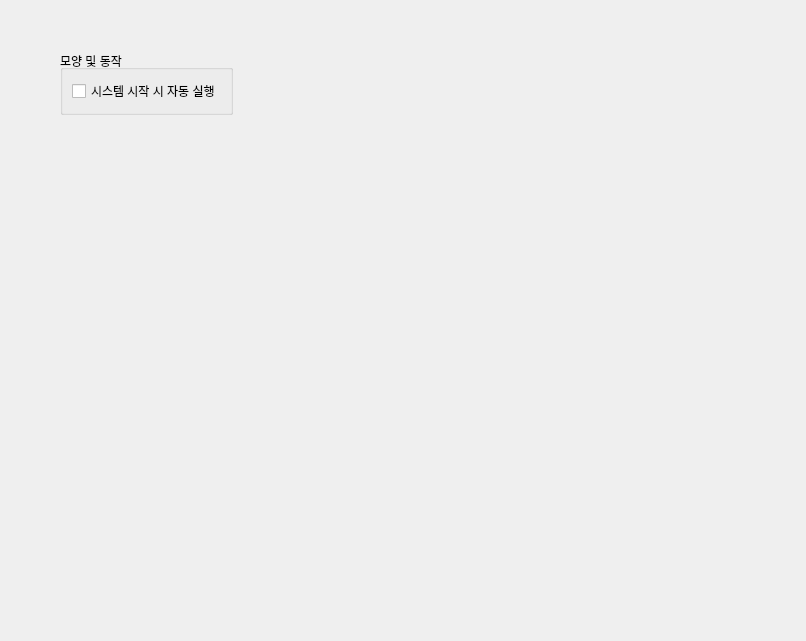
<?xml version="1.0" encoding="UTF-8"?>
<ui version="4.0">
 <class>GeneralOptionWidget</class>
 <widget class="QWidget" name="GeneralOptionWidget">
  <property name="geometry">
   <rect>
    <x>0</x>
    <y>0</y>
    <width>806</width>
    <height>641</height>
   </rect>
  </property>
  <property name="windowTitle">
   <string>GeneralOptionWidget</string>
  </property>
  <widget class="QWidget" name="gridLayoutWidget">
   <property name="geometry">
    <rect>
     <x>40</x>
     <y>30</y>
     <width>591</width>
     <height>481</height>
    </rect>
   </property>
   <layout class="QGridLayout" name="mainLayout" rowstretch="0,0">
    <property name="leftMargin">
     <number>20</number>
    </property>
    <property name="topMargin">
     <number>20</number>
    </property>
    <property name="bottomMargin">
     <number>20</number>
    </property>
    <property name="spacing">
     <number>0</number>
    </property>
    <item row="1" column="0">
     <spacer name="verticalSpacer">
      <property name="orientation">
       <enum>Qt::Orientation::Vertical</enum>
      </property>
      <property name="sizeHint" stdset="0">
       <size>
        <width>20</width>
        <height>40</height>
       </size>
      </property>
     </spacer>
    </item>
    <item row="0" column="0">
     <layout class="QGridLayout" name="gridLayout_2">
      <item row="0" column="0">
       <widget class="QGroupBox" name="engineGroup">
        <property name="sizePolicy">
         <sizepolicy hsizetype="Fixed" vsizetype="Fixed">
          <horstretch>0</horstretch>
          <verstretch>0</verstretch>
         </sizepolicy>
        </property>
        <property name="title">
         <string>모양 및 동작</string>
        </property>
        <property name="alignment">
         <set>Qt::AlignmentFlag::AlignLeading|Qt::AlignmentFlag::AlignLeft|Qt::AlignmentFlag::AlignVCenter</set>
        </property>
        <property name="flat">
         <bool>true</bool>
        </property>
        <layout class="QVBoxLayout" name="verticalLayout">
         <item>
          <layout class="QGridLayout" name="gridLayout">
           <property name="bottomMargin">
            <number>0</number>
           </property>
           <property name="horizontalSpacing">
            <number>20</number>
           </property>
           <property name="verticalSpacing">
            <number>0</number>
           </property>
           <item row="0" column="0">
            <widget class="QCheckBox" name="checkBox">
             <property name="text">
              <string>시스템 시작 시 자동 실행</string>
             </property>
            </widget>
           </item>
          </layout>
         </item>
        </layout>
       </widget>
      </item>
      <item row="0" column="1">
       <spacer name="horizontalSpacer_2">
        <property name="orientation">
         <enum>Qt::Orientation::Horizontal</enum>
        </property>
        <property name="sizeHint" stdset="0">
         <size>
          <width>40</width>
          <height>20</height>
         </size>
        </property>
       </spacer>
      </item>
     </layout>
    </item>
   </layout>
  </widget>
 </widget>
 <resources/>
 <connections/>
</ui>
